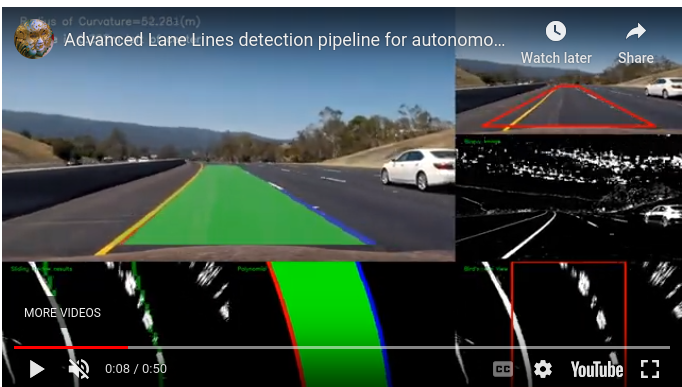
#> input picture road_lane_detection/image.png, 682 x 387 px, given in place of the camera
$ python hough.py
#> lines starting #> are read from the running program, lines starting #| are printed output that depends on the picture; after the words box and inside, x2 and y2 are one past the last pixel; in counts of white or black regions, pixels touching at a corner belong together; long printed decimals are rounded
import numpy as np
import pandas as pd
import cv2 as cv
from typing import Optional, Union

"Hyperparameters of Hough Transform, or HoughLinesP() method"
# Distance resolution of the accumulator in pixels.
RHO = 1
# Angle resolution of the accumulator in radians.
THETA = np.pi/180
# Only lines that are greater than threshold will be returned.
THRESHOLD = 5
# Line segments shorter than that are rejected.
MIN_LINE_LENGTH = 5
# Maximum allowed gap between points on the same line to link them
MAX_LINE_GAP = 50

def RegionOfInterest(input_frame:np.ndarray)->np.ndarray:
    """
    Utility filter function to determine and crop out areas which will never contain information about the lane markers
    and retains the region of interest in the input image
    """
    # Create a blank mask/matrix that matches the height/width
    mask = np.zeros_like(input_frame)

    # Define a the number of color-channel of image frame
    if len(input_frame.shape) > 2:
        channel_count = input_frame.shape[2]
        ignore_mask_color = (255,) * channel_count # mask color: white
    # if there is only one channel
    else:
        # color of the mask polygon is white
        ignore_mask_color = 255

    # Create a polygon to focus only on the road in the picture
    # NOTE: change the values in accordance to the camera and the positioning of the road
    rows, cols = input_frame.shape[:2]
    # TEST: print("rowcol\n",rows, cols, "\n")

    # NOTE: in computer graphics, the point (0, 0) or the origin is in the upper left corner of the image
    bottom_left = [0, rows]
    top_left = [0, rows * 0.5]
    top_right = [cols, rows * 0.5]
    bottom_right = [cols, rows]

    vertices = np.array([[bottom_left, top_left, top_right, bottom_right]], dtype=np.int32)

    # Fill the polygon with white color and generating the final mask
    # Reference: https://www.geeksforgeeks.org/draw-a-filled-polygon-using-the-opencv-function-fillpoly/
    cv.fillPoly(mask, vertices, ignore_mask_color)

    # Test code:
    cv.imshow("Region of Interest Polygon",mask)
    # performing bitwise-and on the input image frame and mask to get only the edges of the road
    masked = cv.bitwise_and(input_frame, mask)
    return masked

def average_slope_intercept(lines):
    """
    Find the slope and intercept of the left and right lanes of each image.
    Parameters:
        lines: output from Hough Transform
    """
    left_lines    = [] #(slope, intercept)
    left_weights  = [] #(length,)
    right_lines   = [] #(slope, intercept)
    right_weights = [] #(length,)

    for line in lines:
        for x1, y1, x2, y2 in line:
            if x1 == x2:
                continue
            # calculating slope of a line
            slope = (y2 - y1) / (x2 - x1)
            # calculating intercept of a line
            intercept = y1 - (slope * x1)
            # calculating length of a line
            length = np.sqrt(((y2 - y1) ** 2) + ((x2 - x1) ** 2))
            # slope of left lane is negative and for right lane slope is positive
            if slope < 0:
                left_lines.append((slope, intercept))
                left_weights.append((length))
            elif slope > 0:
                right_lines.append((slope, intercept))
                right_weights.append((length))

    # Calculate the weighted average of slopes and intercepts for the corresponding left and right lanes
    left_lane  = np.dot(left_weights,  left_lines) / np.sum(left_weights)  if len(left_weights) > 0 else None
    right_lane = np.dot(right_weights, right_lines) / np.sum(right_weights) if len(right_weights) > 0 else None

    # DEBUG
    print(left_lane, right_lane)
    return left_lane, right_lane

def pixel_points(y1, y2, line):
    """
    Converts the slope and intercept of each line into pixel points.
        Parameters:
            y1: y-value of the line's starting point.
            y2: y-value of the line's end point.
            line: The slope and intercept of the line.
    """
    if line is None:
        return None
    slope, intercept = line

    # TEST CODE:
    # print('\ny1: ', y1, '\ny2: ', y2,'\nSlope: ', slope, '\nIntercept: ', intercept)
    if slope <= 0 and slope > -0.01:
        slope = -0.01
    elif slope >= 0 and slope < 0.01:
        slope = 0.01
    x1 = int((y1 - intercept)/slope)
    x2 = int((y2 - intercept)/slope)
    y1 = int(y1)
    y2 = int(y2)
    return ((x1, y1), (x2, y2))

def lane_lines(image, lines):
    """
    Create full length lines from pixel points.
        Parameters:
            image: The input test image.
            lines: The output lines from Hough Line Transform.
    """
    left_lane, right_lane = average_slope_intercept(lines)
    y1 = image.shape[0]
    y2 = y1 * 0.6
    if left_lane is not None and right_lane is not None:
        x_vanish = int(VanishingPoint(left_lane=left_lane, right_lane=right_lane))
    else:
        x_vanish = int(image.shape[1] // 2)

    if left_lane is not None:
        # For each side, we will return the two weighted pixel endpoints and the colors for differentiation
        left_line  = (*pixel_points(y1, y2, left_lane), (0, 0, 255))
    else:
        left_line = pixel_points(y1, y2, left_lane)
    if right_lane is not None:
        right_line = (*pixel_points(y1, y2, right_lane), (0, 255, 0))
    else:
        right_line = pixel_points(y1, y2, right_lane)

    # print(left_line, right_line)
    return left_line, right_line, x_vanish

def VanishingPoint(left_lane, right_lane):
    """
    Utility function to calculate the converging point (a virtual intersection point) of two
    parallel lines from the 3D world into a 2D image

    Given slope and intercept for each one, use a equivalent equation to find the endpoint

    Parameters:
    >> left_lane: array of weighted [slope, intercept]
    >> right_lane: similar to left lane but for right lane
    """
    return (right_lane[1] - left_lane[1])/ (left_lane[0] - right_lane[0])

def DrawLines(image: np.ndarray, lines, thickness=5) -> np.ndarray:
    """
    Draw lines onto the input image.
        Parameters:
            image: The input test image (video frame in our case).
            lines: The output lines from Hough Transform with defined color
            thickness (Default = 12): Line thickness.
    """
    if lines is None:
        return image

    # Make a copy of the original image
    img = np.copy(image)

    # Create a blank image that matches the original in size
    line_image = np.zeros_like(image)

    # Loops over all lines and draw them on the blank image
    for line in lines:
        if line is not None:
            cv.line(line_image, *line, thickness) # *line just to unpack the iterable tuple

    return cv.addWeighted(img, 1.0, line_image, 1.0, 0.0)

# TODO: add HSL, or HSV, masking for certain colored lines (WHITE AND YELLOW)
def HSLMasking():
    pass

# [89 lines left out: functions Fit_Polynomial, CalculateLaneCenter, not called in this run]

def FramePreProcessing(frame:np.ndarray) -> np.ndarray:
    """
    Process the input frame to detect lane lines
    Input argument:
        frame: image/frame of a road where one wants to detect lane lines
    """

    # convert image color scale (BGR) to grayscale
    gray = cv.cvtColor(frame, cv.COLOR_BGR2GRAY)

    # applying Gaussian Blur to remove noise from the image and focus on region of interest
    # kernel size = 5 (normally distributed numbers to run across the entire image)
    blurred = cv.GaussianBlur(gray, (5, 5), 0)

    """
    Parameters:
    lower_threshold = 50
    higher_threshold = 150
    apertureSize = [3, 7], the larger the aperture, the more edges will be defined, 3 would be the best
    """
    edges = cv.Canny(blurred, 50, 75, apertureSize=3)

    # Limiting the region of interest to reduce confusion and constrain to the necessary
    # edges for lane detection
    region = RegionOfInterest(edges)
    """
    # DEBUG: IMAGE OUTPUT TEST
    cv.imshow('Grayscale image', gray)
    cv.imshow("Gaussian Blurred", blurred)
    cv.imshow("Canny Edge Detection", edges)
    cv.imshow("Region of Interest shown", region)
    """
    cv.imshow("Region of Interest shown", region)
    # Deduce Hough Lines with suitable hyperparameters
    lines = cv.HoughLinesP(region, rho=RHO, theta=THETA, threshold=THRESHOLD, minLineLength=MIN_LINE_LENGTH, maxLineGap=MAX_LINE_GAP)
    # DEBUG
    # print(lines)
    return lines

# [17 lines left out: function LaneDetection, not called in this run]

def LeftRightLaneDetection(image: np.ndarray) -> np.ndarray:
    "Perform the similar processing techniques for the image input, but use slope to identify the two lanes"
    lines = FramePreProcessing(image)
    if lines is not None:
        # lastly, draw the lines on the resulting frame and return it as output
        left_line, right_line, x_vanish = lane_lines(image, lines)
        print("x-vanishing point is: ", x_vanish)
        result = DrawLines(image, (left_line, right_line))

        # draw the center point for the vehicle to align itself in the middle of the lane
        cv.circle(result, (x_vanish, image.shape[0] - 10), 5, (0, 50, 255), 5)
        return result
    return image

# [51 lines left out: functions LaneDetectionPolyFit, ShowProcessedImg, not called in this run]

def ReturnProcessedImage(input_image: np.ndarray) -> np.ndarray:
    return LeftRightLaneDetection(input_image)

def ShowProcessedVideo(test_video:str, output_video: str):
    pass

def ShowProcessedWebcam(source:Union[int, str]= 0) -> None:
#> called with source = 0
    cap = cv.VideoCapture(source)

    while True:
        # Capture frame-by-frame
        # ret = boolean return value from getting the frame, frame = current frame being projected in the video
        ret, frame = cap.read()
#> frame is the input picture: shape (387, 682, 3); mean B, G, R 72.6, 76.8, 62

        # Check if frame is successfully captured
        if not ret:
            print("Failed to capture frame")
            break

        # Process the frame
        processed_frame = LeftRightLaneDetection(frame)
#> in FramePreProcessing, `gray = cv.cvtColor(frame, cv.COLOR_BGR2GRAY)`:
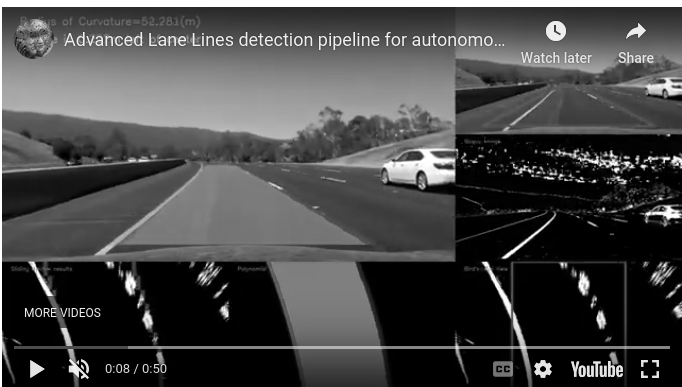
#> gray: shape (387, 682); min 0, max 255, mean 71.9
#> in FramePreProcessing, `blurred = cv.GaussianBlur(gray, (5, 5), 0)`:
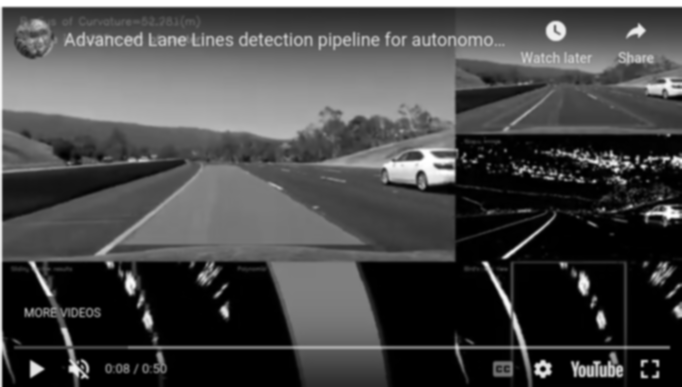
#> blurred: shape (387, 682); min 0, max 255, mean 71.9
#> in FramePreProcessing, `edges = cv.Canny(blurred, 50, 75, apertureSize=3)`:
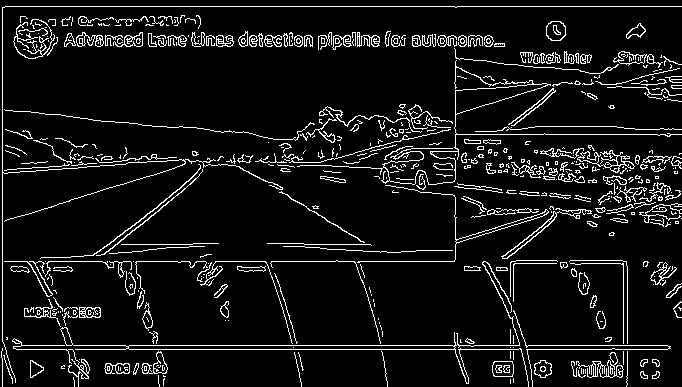
#> edges: shape (387, 682); 8% white in thin lines or dots
#> in RegionOfInterest, `cv.fillPoly(mask, vertices, ignore_mask_color)`:
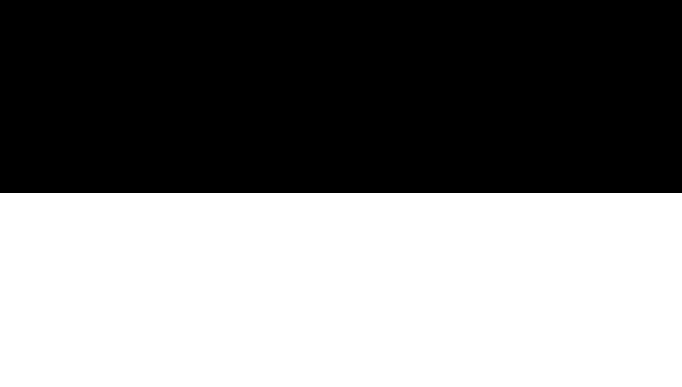
#> mask: shape (387, 682); 50.1% white; 1 black region, box (x1, y1, x2, y2) and area: (0, 0, 682, 193) 131626
#> in RegionOfInterest, `masked = cv.bitwise_and(input_frame, mask)`:
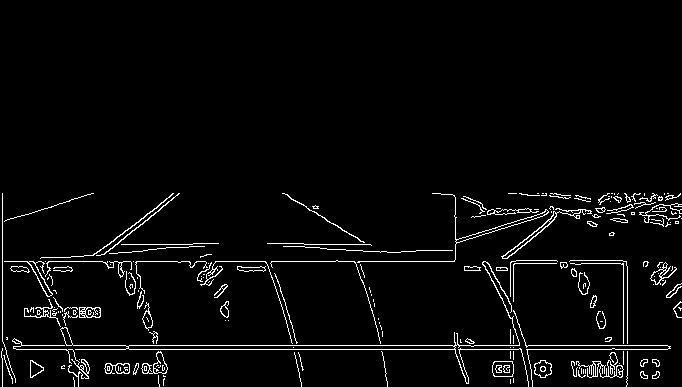
#> masked: shape (387, 682); 3.5% white in thin lines or dots, all inside (x1, y1, x2, y2) = (1, 193, 682, 387)
#> in FramePreProcessing, `lines = cv.HoughLinesP(region, rho=RHO, theta=THETA, threshold=THRESHO..`: lines = 490 rows, first 6: [2, 349, 667, 349], [454, 260, 667, 264], [4, 345, 667, 345], [190, 264, 216, 261], [354, 262, 454, 261], [455, 233, 681, 213]
#> the loop in average_slope_intercept, `for line in lines:` made 490 passes
#> after the loop in average_slope_intercept, `for line in lines:`: left_lines = 190 pairs, first value -44 to -0.01, second value 222.3 to 21829; left_weights = 190 values, max 226.9 at index 2, min 6.08 at index 71, mean 78.85; right_lines = 241 pairs, first value 0.0149 to 57, second value -28712 to 374.9; right_weights = 241 values, max 255.8 at index 28, min 5.1 at index 9, mean 76.55
#> in average_slope_intercept, `left_lane  = np.dot(left_weights,  left_lines) / np.sum(left_weights) ..`: left_lane = [-1.76, 1125.1]
#> in average_slope_intercept, `right_lane = np.dot(right_weights, right_lines) / np.sum(right_weights..`: right_lane = [1.8, -364.8]
#| [  -1.761 1125.130] [   1.801 -364.774]
#> in lane_lines, `left_lane, right_lane = average_slope_intercept(lines)`: left_lane = [-1.76, 1125.1]; right_lane = [1.8, -364.8]
#> in lane_lines, `x_vanish = int(VanishingPoint(left_lane=left_lane, right_lane=right_la..`: x_vanish = 418
#> in pixel_points, `slope, intercept = line`: slope = -1.76; intercept = 1125.1
#> in pixel_points, `x1 = int((y1 - intercept)/slope)`: x1 = 419
#> in pixel_points, `x2 = int((y2 - intercept)/slope)`: x2 = 507
#> in lane_lines, `left_line  = (*pixel_points(y1, y2, left_lane), (0, 0, 255))`: left_line = ((419, 387), (507, 232), (0, 0, 255))
#> in lane_lines, `right_line = (*pixel_points(y1, y2, right_lane), (0, 255, 0))`: right_line = ((417, 387), (331, 232), (0, 255, 0))
#> in LeftRightLaneDetection, `left_line, right_line, x_vanish = lane_lines(image, lines)`: left_line = ((419, 387), (507, 232), (0, 0, 255)); right_line = ((417, 387), (331, 232), (0, 255, 0)); x_vanish = 418
#| x-vanishing point is:  418
#> after the loop in DrawLines, `for line in lines:`:
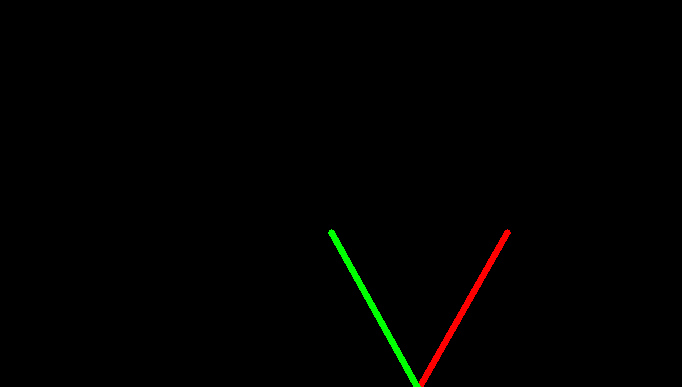
#> line_image: shape (387, 682, 3); mean of channels 0, 1, 2 0, 1.1, 1.1; drawn as B, G, R
#> in LeftRightLaneDetection, `cv.circle(result, (x_vanish, image.shape[0] - 10), 5, (0, 50, 255), 5)`:
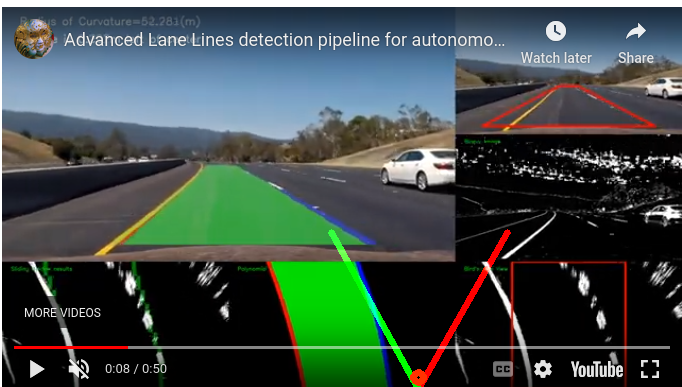
#> result: shape (387, 682, 3); mean B, G, R 72.6, 77.5, 63.2

        # Display processed frame
        cv.imshow('Processed', processed_frame)

        # set waitKey to 1 for video playback or real-time image processing
        # it will allow the program to update displayed image
        # Break the loop when 'q' is pressed
        if cv.waitKey(1) & 0xFF == ord('q'):
#> (key q is pressed here)
            break

    # Release the capture
    cap.release()
    cv.destroyAllWindows()

if __name__ == "__main__":
    #process_img('roadline.jpg')
    #ShowProcessedImg("roadline.jpg")
    ShowProcessedWebcam(0)
